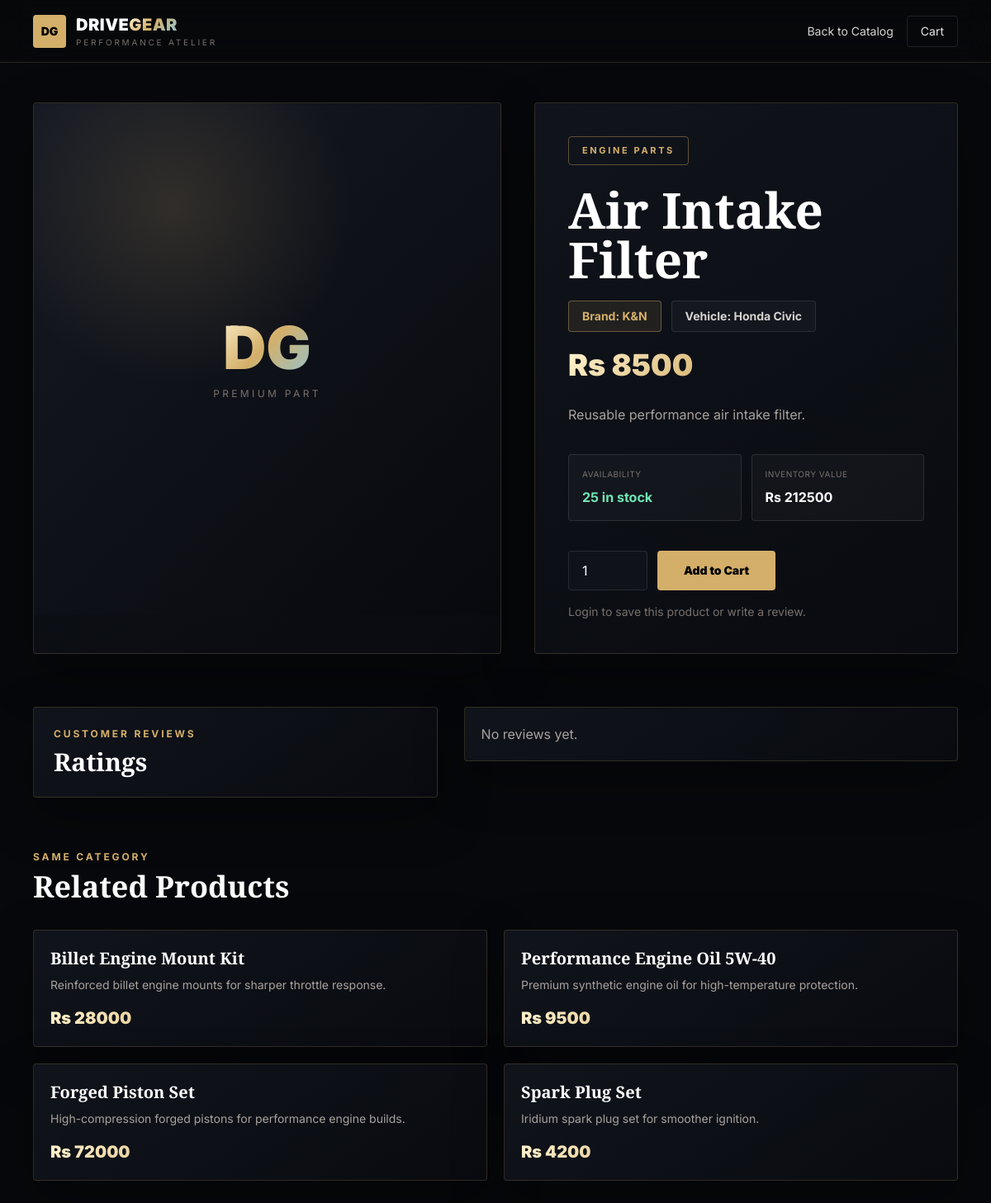
Screenshot of /product/2/ with the database file from the repository.
### parts/models.py (models this page shows, shortened)
class CarPart(models.Model):
    category = models.ForeignKey(Category, on_delete=models.CASCADE, related_name='carpart_set')
    name = models.CharField(max_length=100)
    brand = models.CharField(max_length=100, blank=True, default='')
    vehicle_name = models.CharField(max_length=120, blank=True, default='')
    price = models.IntegerField()
    description = models.TextField()
    image = models.ImageField(upload_to='parts', blank=True, null=True)
    stock_quantity = models.IntegerField(default=0)
    low_stock_threshold = models.IntegerField(default=10)
    is_featured = models.BooleanField(default=False)
    is_available = models.BooleanField(default=True)
    created_at = models.DateTimeField(default=timezone.now)
    updated_at = models.DateTimeField(auto_now=True)
    def total_value(self):
        return self.price * self.stock_quantity
    class Meta:
        ordering = ['-created_at']

class Category(models.Model):
    name = models.CharField(max_length=100)
    description = models.TextField(blank=True, null=True)
    class Meta:
        verbose_name_plural = 'Categories'
        ordering = ['name']

### parts/views.py (the view)
# urls.py: path('product/<int:product_id>/', views.product_detail, name='product_detail'),
def product_detail(request, product_id):
    product = get_object_or_404(CarPart, id=product_id)
    related_products = CarPart.objects.filter(category=product.category).exclude(id=product.id)[:4]
    reviews = product.reviews.select_related('user')
    recently_viewed = request.session.get('recently_viewed', [])
    recently_viewed = [item for item in recently_viewed if item != product.id]
    recently_viewed.insert(0, product.id)
    request.session['recently_viewed'] = recently_viewed[:5]
    recent_products = CarPart.objects.filter(id__in=recently_viewed[1:5])
    is_wishlisted = False
    if request.user.is_authenticated:
        is_wishlisted = WishlistItem.objects.filter(user=request.user, product=product).exists()
    context = {
        'product': product,
        'related_products': related_products,
        'reviews': reviews,
        'recent_products': recent_products,
        'is_wishlisted': is_wishlisted,
    }
    return render(request, 'product_detail.html', context)

### parts/context_processors.py (called while the page is built, shortened)
def admin_dashboard_stats(request):
    if not request.path.startswith('/admin/'):
        return {}

### parts/templates/product_detail.html (shortened to what this page needs)
{% load static %}
<!DOCTYPE html>
<html lang="en">
<head>
    <script src="https://cdn.tailwindcss.com"></script>
</head>
<body>
    <nav class="nav-surface sticky top-0 z-50">
        <div class="mx-auto flex max-w-[1440px] items-center justify-between px-5 py-4 lg:px-10">
            <a href="{% url 'home' %}" class="flex items-center gap-3">
                <span class="flex h-10 w-10 items-center justify-center rounded bg-[#d4af6a] text-sm font-black text-black">DG</span>
                <span>
                    <span class="block text-xl font-black tracking-wide text-white">DRIVE<span class="gold-text">GEAR</span></span>
                    <span class="block text-[10px] uppercase tracking-[0.28em] text-stone-500">Performance Atelier</span>
                </span>
            </a>
            <div class="flex items-center gap-4 text-sm">
                <a href="{% url 'home' %}" class="text-stone-300 transition hover:text-[#d4af6a]">Back to Catalog</a>
                <a href="{% url 'cart_view' %}" class="rounded border border-white/10 px-4 py-2 text-stone-200 transition hover:border-[#d4af6a] hover:text-[#d4af6a]">Cart</a>
            </div>
        </div>
    </nav>
    <main class="mx-auto max-w-[1440px] px-5 py-12 lg:px-10">
        <section class="grid gap-10 lg:grid-cols-[1.05fr_0.95fr]">
            <div class="surface overflow-hidden rounded">
                <div class="media-shell relative h-[420px] md:h-[620px]">
                    {% if product.image %}
                        <img src="{{ product.image.url }}" alt="{{ product.name }}" class="h-full w-full object-cover">
                    {% else %}
                        <div class="flex h-full items-center justify-center">
                            <div class="text-center">
                                <p class="text-7xl font-black gold-text">DG</p>
                                <p class="mt-3 text-xs uppercase tracking-[0.28em] text-stone-500">Premium Part</p>
                            </div>
                        </div>
                    {% endif %}
                </div>
            </div>
            <div class="surface rounded p-6 md:p-10">
                {% if product.category %}
                    <span class="inline-flex rounded border border-[#d4af6a]/40 px-4 py-2 text-[11px] font-bold uppercase tracking-[0.24em] text-[#d4af6a]">
                        {{ product.category.name }}
                    </span>
                {% endif %}
                <h1 class="display-font mt-6 text-5xl font-bold leading-tight text-white md:text-6xl">{{ product.name }}</h1>
                <div class="mt-5 flex flex-wrap gap-3 text-sm">
                    {% if product.brand %}
                        <span class="rounded border border-[#d4af6a]/40 bg-[#d4af6a]/10 px-4 py-2 font-bold text-[#d4af6a]">Brand: {{ product.brand }}</span>
                    {% endif %}
                    {% if product.vehicle_name %}
                        <span class="rounded border border-white/10 bg-white/[0.03] px-4 py-2 font-bold text-stone-300">Vehicle: {{ product.vehicle_name }}</span>
                    {% endif %}
                </div>
                <p class="mt-5 text-4xl font-black gold-text">Rs {{ product.price }}</p>
                <p class="mt-6 text-base leading-8 text-stone-400">{{ product.description }}</p>
                <div class="mt-8 grid grid-cols-2 gap-3">
                    <div class="rounded border border-white/10 bg-white/[0.03] p-4">
                        <p class="text-[10px] uppercase tracking-wider text-stone-500">Availability</p>
                        {% if product.stock_quantity <= 0 %}
                            <p class="mt-2 font-bold text-red-300">Out of Stock</p>
                        {% elif product.stock_quantity <= product.low_stock_threshold %}
                            <p class="mt-2 font-bold text-amber-300">Low Stock: {{ product.stock_quantity }} left</p>
                        {% else %}
                            <p class="mt-2 font-bold text-emerald-300">{{ product.stock_quantity }} in stock</p>
                        {% endif %}
                    </div>
                    <div class="rounded border border-white/10 bg-white/[0.03] p-4">
                        <p class="text-[10px] uppercase tracking-wider text-stone-500">Inventory Value</p>
                        <p class="mt-2 font-bold text-white">Rs {{ product.total_value }}</p>
                    </div>
                </div>
                <form method="POST" action="{% url 'add_to_cart' product.id %}" class="mt-9">
                    <div class="flex flex-wrap gap-3">
                        <input type="number" name="quantity" value="1" min="1" class="h-12 w-24 rounded border border-white/10 bg-[#0f1219] px-4 text-white focus:border-[#d4af6a] focus:outline-none">
                        <button type="submit" class="h-12 rounded bg-[#d4af6a] px-8 text-sm font-black text-black transition hover:bg-[#f0d28c]">
                            Add to Cart
                        </button>
                    </div>
                </form>
                {% if user.is_authenticated %}
                    <form method="POST" action="{% url 'toggle_wishlist' product.id %}" class="mt-4">
                        {% csrf_token %}
                        <button class="rounded border border-white/10 px-5 py-3 text-sm font-bold text-[#d4af6a] hover:border-[#d4af6a]">
                            {% if is_wishlisted %}Remove from Wishlist{% else %}Add to Wishlist{% endif %}
                        </button>
                    </form>
                {% else %}
                    <p class="mt-4 text-sm text-stone-500">Login to save this product or write a review.</p>
                {% endif %}
            </div>
        </section>
        <section class="mt-16 grid gap-8 lg:grid-cols-[0.9fr_1.1fr]">
            <div class="surface rounded p-6">
                <p class="text-xs font-bold uppercase tracking-[0.24em] text-[#d4af6a]">Customer Reviews</p>
                <h2 class="display-font mt-2 text-3xl font-bold text-white">Ratings</h2>
            </div>
            <div class="space-y-3">
                {% for review in reviews %}
                    <div class="surface rounded p-5">
                        <p class="font-bold text-white">{{ review.user.username }} <span class="text-[#d4af6a]">{{ review.rating }}/5</span></p>
                        <p class="mt-2 text-sm text-stone-400">{{ review.comment }}</p>
                    </div>
                {% empty %}
                    <div class="surface rounded p-5 text-stone-400">No reviews yet.</div>
                {% endfor %}
            </div>
        </section>
        {% if related_products %}
            <section class="mt-16">
                <p class="text-xs font-bold uppercase tracking-[0.24em] text-[#d4af6a]">Same Category</p>
                <h2 class="display-font mt-2 text-4xl font-bold text-white">Related Products</h2>
                <div class="mt-8 grid grid-cols-1 gap-5 md:grid-cols-2 xl:grid-cols-4">
                    {% for item in related_products %}
                        <a href="{% url 'product_detail' item.id %}" class="surface block rounded p-5 transition hover:border-[#d4af6a]">
                            <p class="display-font text-xl font-bold text-white">{{ item.name }}</p>
                            <p class="mt-2 text-sm text-stone-400">{{ item.description|truncatechars:80 }}</p>
                            <p class="mt-4 text-xl font-black gold-text">Rs {{ item.price }}</p>
                        </a>
                    {% endfor %}
                </div>
            </section>
        {% endif %}
    </main>
</body>
</html>

### parts/templates/product_detail.html (style rules this page uses)
body { font-family: 'Inter', sans-serif; background: #07080b; color: #f7f3ea; }
.display-font { font-family: 'Playfair Display', serif; }
.gold-text { background: linear-gradient(135deg, #fff3cf 0%, #d4af6a 48%, #8cc7d8 100%); -webkit-background-clip: text; background-clip: text; color: transparent; }
.surface { background: linear-gradient(145deg, rgba(18, 22, 30, 0.9), rgba(9, 11, 16, 0.98)); border: 1px solid rgba(212, 175, 106, 0.18); box-shadow: 0 22px 60px rgba(0, 0, 0, 0.34); }
.nav-surface { background: rgba(7, 8, 11, 0.88); backdrop-filter: blur(18px); border-bottom: 1px solid rgba(212, 175, 106, 0.18); }
.media-shell { background: radial-gradient(circle at 30% 20%, rgba(212, 175, 106, 0.16), transparent 34%), linear-gradient(135deg, #151923, #08090d); }

### rows the page displays
CarPart: category.name "ENGINE PARTS", name "Air Intake Filter", brand "K&N", vehicle_name "Honda Civic", description "Reusable performance air intake filter.", stock_quantity "25", total_value "212500"
CarPart: name "Billet Engine Mount Kit", description "Reinforced billet engine mounts for sharper throttle response."
CarPart: name "Performance Engine Oil 5W-40", description "Premium synthetic engine oil for high-temperature protection."
CarPart: name "Forged Piston Set", description "High-compression forged pistons for performance engine builds."
CarPart: name "Spark Plug Set", description "Iridium spark plug set for smoother ignition."
